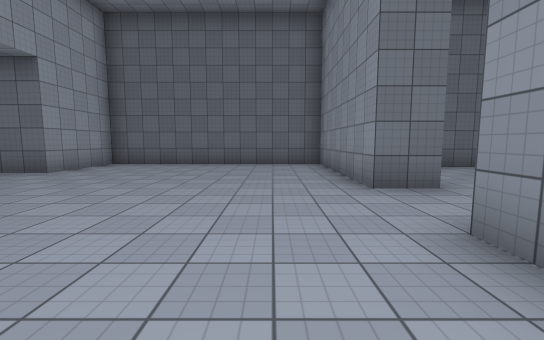
View 1 (above)

18 first-person views from a walk through a scene from a Unity 3-D project. The camera is 1.4 m above the floor, tilts 6° down and sees 90° across. The floor is counted in squares, 2 m on a side. Each view is taken from the middle of a square. On the plan, view 1 faces up. The plan holds only what a view shows up to about 9 squares ahead; the rest is blank. The place goes on beyond the plan. The player is left out. Surface patterns are stand-ins for the level's own textures.

View 2
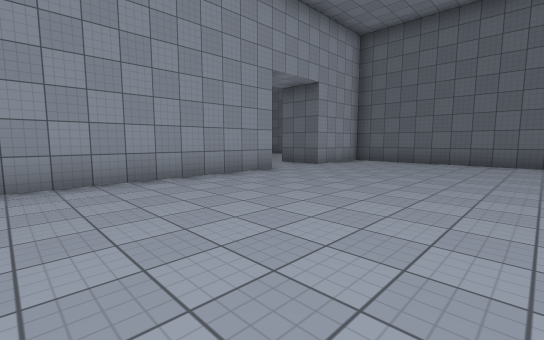

View 3
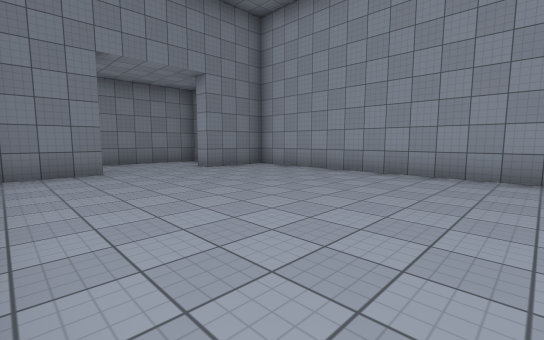

View 4
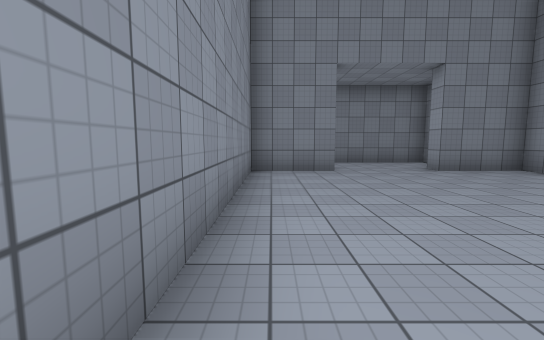

View 5
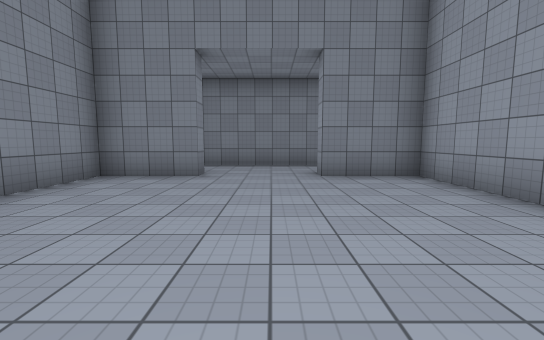

View 6
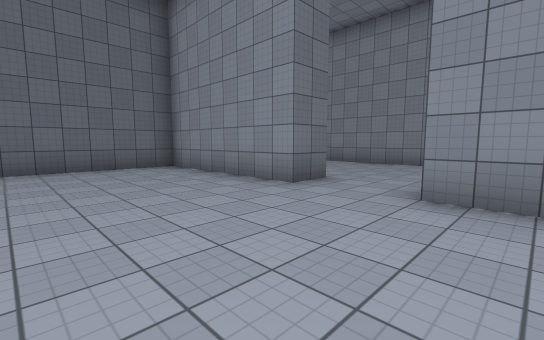

View 7
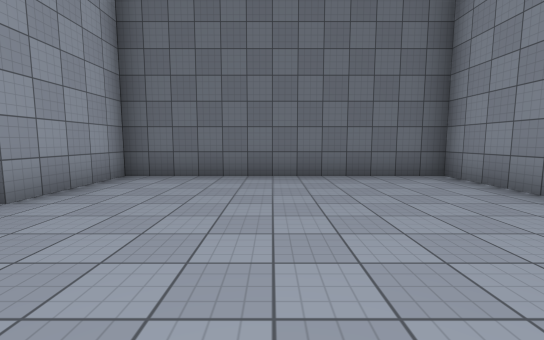

View 8
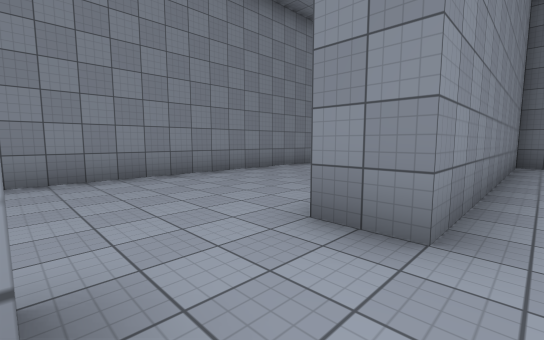

View 9
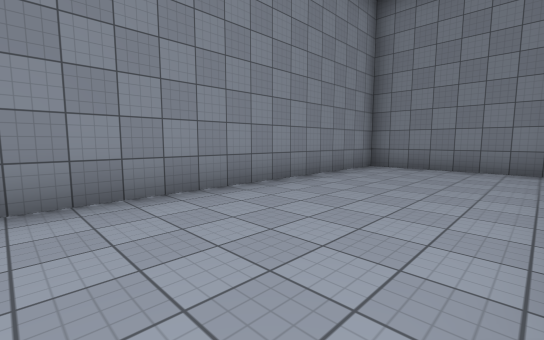

View 10
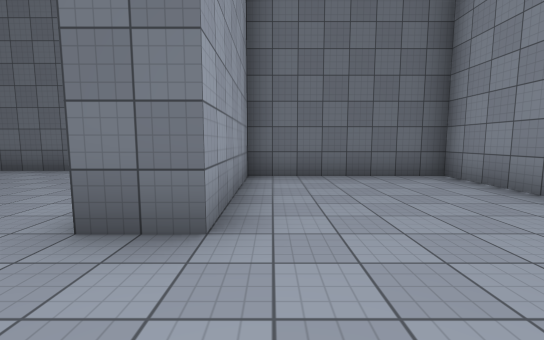

View 11
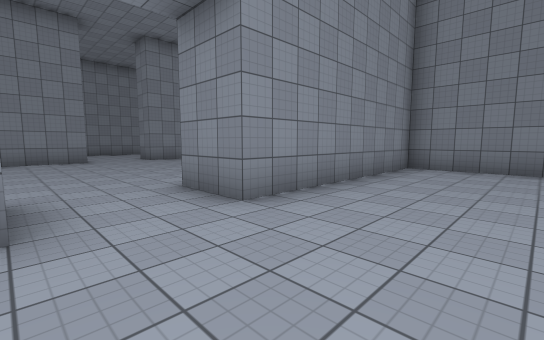

View 12
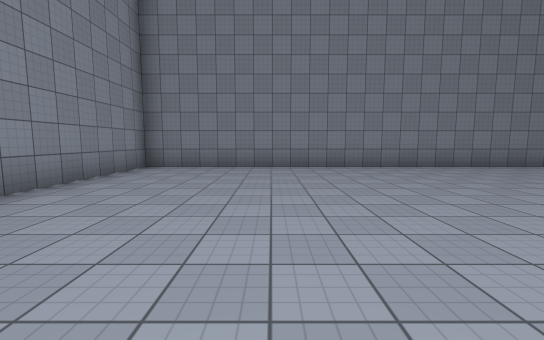

View 13
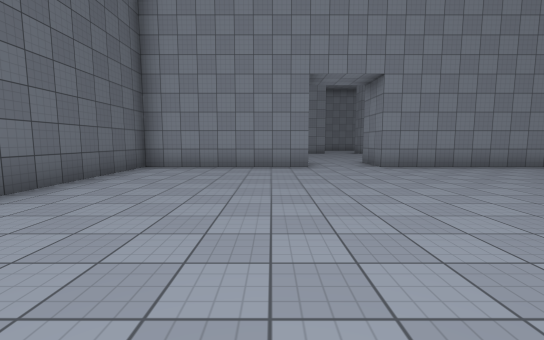

View 14
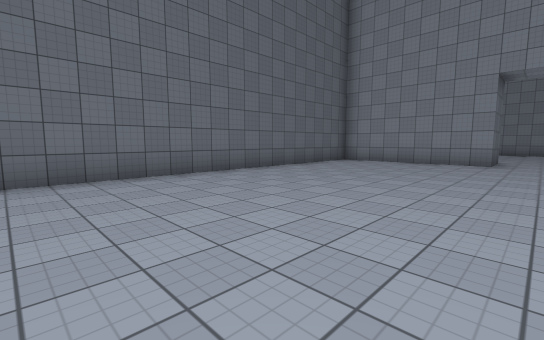

View 15
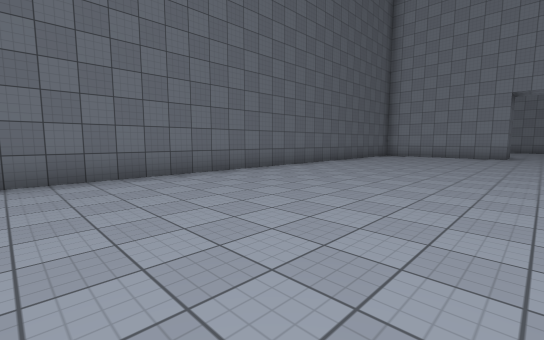

View 16
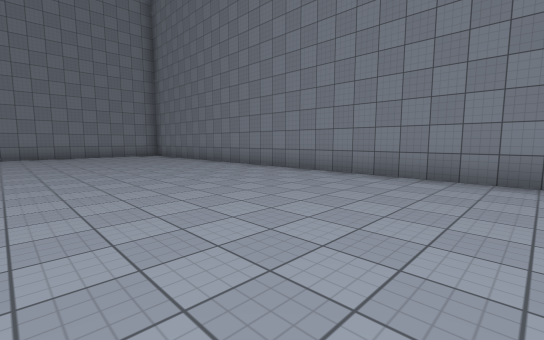

View 17
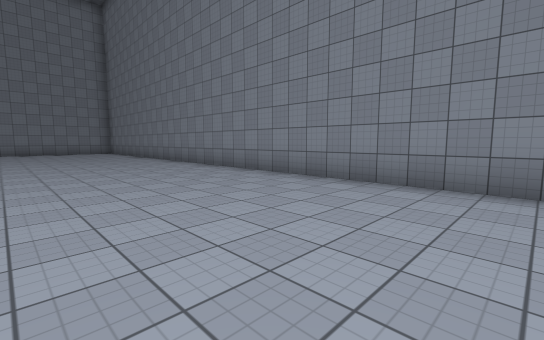

View 18
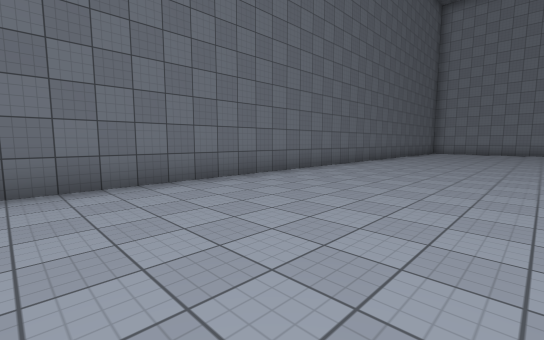

### Floor plan
Ten units are one square. View 1 is at (0, 0); x grows to the right and y downward. Boxes are objects, and circles mark ways between rooms. Rooms are numbered by the first view taken in them; rooms with no view inside come last. Other rooms are left out.
<svg viewBox="-246 -110 316 175">
<path fill="none" stroke="#000" d="M25 -40 15 -40 15 -85 -50 -85 -50 -60M-50 -40 -50 55 -30 55M-5 55 15 55 15 -20 25 -20M29 45 65 45 65 -75 25 -75 25 -40M-50 -60 -65 -60 -65 -105 -241 -105M-241 15 -65 15 -65 -40 -50 -40"/>
<circle cx="20" cy="-25" r="3" fill="#2a7"/>
<circle cx="-55" cy="-50" r="3" fill="#2a7"/>
<text x="-10" y="-20">1</text>
<text x="40" y="-20">2</text>
<text x="-150" y="-50">3</text>
</svg>
Room 1 opens to room 2. Room 1 opens to room 3.

Where each view was taken, in squares from view 1:
view 1: 0 up, 0 right, facing up
view 2: 1 down, 0 right, facing up-left
view 3: 1 up, 1 right, facing down-left
view 4: 1 up, 1 right, facing down
view 5: 0 up, 2 left, facing down
view 6: 1 up, 2 left, facing up-right
view 7: 3 up, 2 left, facing up
view 8: 4 up, 1 right, facing down-right
view 9: 3 up, 3 right, facing down-right
view 10: 2 up, 3 right, facing up
view 11: 6 up, 9 left, facing down-right
view 12: 6 up, 10 left, facing down
view 13: 7 up, 14 left, facing right
view 14: 5 up, 16 left, facing up-right
view 15: 5 up, 20 left, facing up-right
view 16: 4 up, 20 left, facing down-right
view 17: 3 up, 24 left, facing down-right
view 18: 6 up, 24 left, facing up-right
